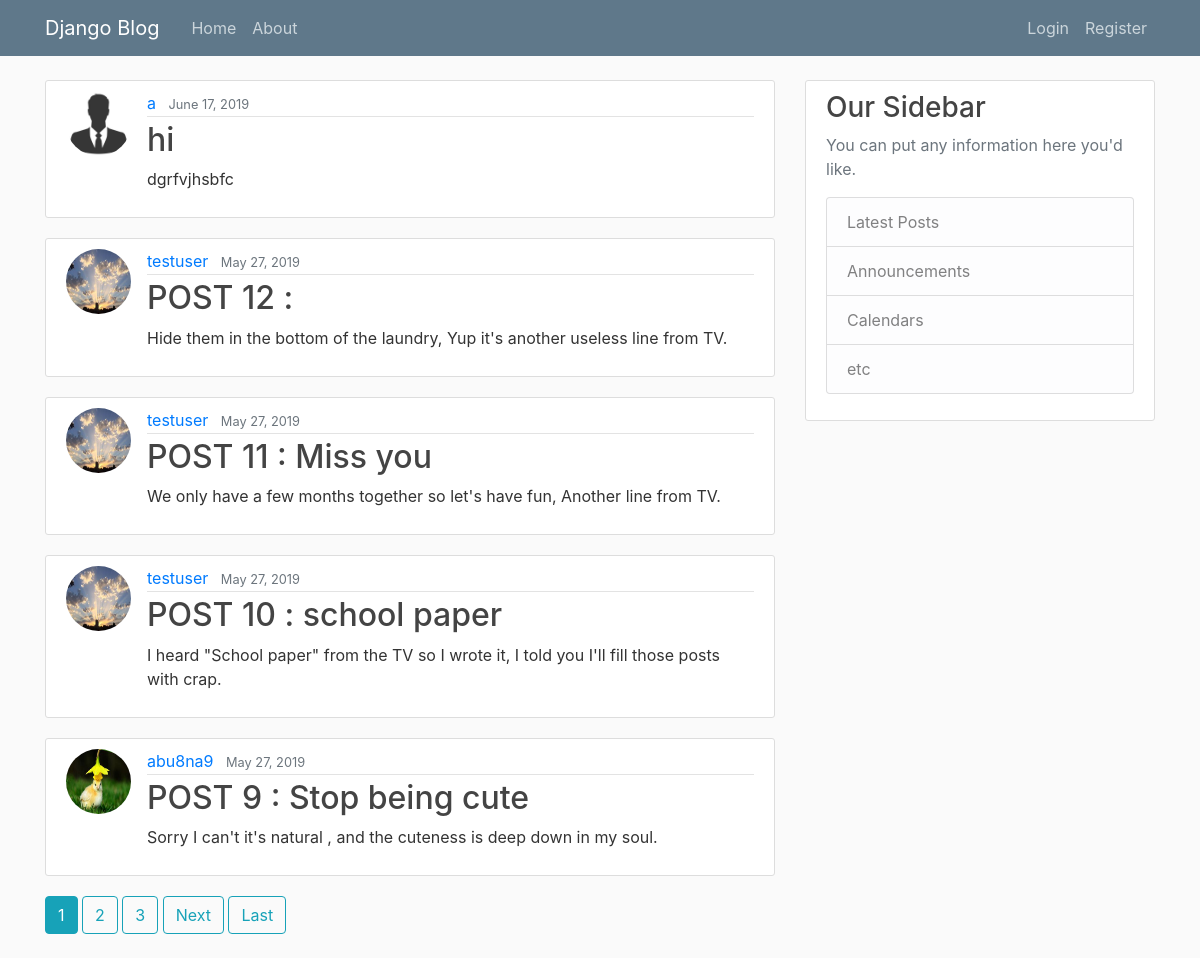
The page / on the database its author committed.
### blog/models.py (models this page shows, shortened)
class Post(models.Model):
    title = models.CharField(max_length=100)
    content = models.TextField()
    date_posted = models.DateTimeField(default=timezone.now)
    author = models.ForeignKey(User, on_delete=models.CASCADE)

### users/models.py (models this page shows, shortened)
class Profile(models.Model):
    user = models.OneToOneField(User, on_delete=models.CASCADE)
    image = models.ImageField(default='default.jpg', upload_to='profile_pics')

### blog/views.py (the view)
# urls.py: path('', PostListView.as_view(), name='blog-home'),
class PostListView(ListView):
    model = Post
    template_name = 'blog/home.html'
    context_object_name = 'posts'
    ordering = ['-date_posted']
    paginate_by = 5

### blog/templates/blog/home.html (shortened to what this page needs)
{% extends "blog/base.html" %}
{% block content %}
    {% for post in posts %}
        <article class="media content-section">
          <img class="rounded-circle article-img" src="{{ post.author.profile.image.url }}">
          <div class="media-body">
            <div class="article-metadata">
              <a class="mr-2" href="{% url 'user-posts' post.author.username %}">{{ post.author }}</a>
              <small class="text-muted">{{ post.date_posted|date:"F d, Y" }}</small>
            </div>
            <h2><a class="article-title" href="{% url 'post-detail' post.id %}">{{ post.title }}</a></h2>
            <p class="article-content">{{ post.content }}</p>
          </div>
        </article>
    {% endfor %}
    {% if is_paginated %}
        {% for num in page_obj.paginator.page_range %}
            {% if page_obj.number == num %}
                <a class="btn btn-info mb-4" href="?page={{ num }}">{{ num }}</a>
            {% elif num > page_obj.number|add:'-3' and num < page_obj.number|add:'3' %}
                <a class="btn btn-outline-info mb-4" href="?page={{ num }}">{{ num }}</a>
            {% endif %}
        {% endfor %}
        {% if page_obj.has_next %}
            <a class="btn btn-outline-info mb-4" href="?page={{ page_obj.next_page_number }}">Next</a>
            <a class="btn btn-outline-info mb-4" href="?page={{ page_obj.paginator.num_pages }}">Last</a>
        {% endif %}
    {% endif %}
{% endblock content %}

### blog/templates/blog/base.html (shortened to what this page needs)
{% load static %}
<!DOCTYPE html>
<html>
<head>
    <link rel="stylesheet" href="https://maxcdn.bootstrapcdn.com/bootstrap/4.0.0/css/bootstrap.min.css">
    <link rel="stylesheet" type="text/css" href="{% static 'blog/main.css' %}">
</head>
<body>
    <header class="site-header">
      <nav class="navbar navbar-expand-md navbar-dark bg-steel fixed-top">
        <div class="container">
          <a class="navbar-brand mr-4" href="{% url 'blog-home' %}">Django Blog</a>
          <div class="collapse navbar-collapse" id="navbarToggle">
            <div class="navbar-nav mr-auto">
              <a class="nav-item nav-link" href="{% url 'blog-home' %}">Home</a>
              <a class="nav-item nav-link" href="{% url 'blog-about' %}">About</a>
            </div>
            <div class="navbar-nav">
                {% if user.is_authenticated %}
                    <a class="nav-item nav-link" href="{% url 'post-create' %}">New Post</a>
                    <a class="nav-item nav-link" href="{% url 'profile' %}">Profile</a>
                    <a class="nav-item nav-link" href="{% url 'logout' %}">Logout</a>
                {% else %}
                  <a class="nav-item nav-link" href="{% url 'login' %}">Login</a>
                  <a class="nav-item nav-link" href="{% url 'register' %}">Register</a>
                {% endif %}
            </div>
          </div>
        </div>
      </nav>
    </header>
    <main role="main" class="container">
      <div class="row">
        <div class="col-md-8">
            {% block content %}{% endblock %}
        </div>
        <div class="col-md-4">
          <div class="content-section">
            <h3>Our Sidebar</h3>
            <p class='text-muted'>You can put any information here you'd like.
              <ul class="list-group">
                <li class="list-group-item list-group-item-light">Latest Posts</li>
                <li class="list-group-item list-group-item-light">Announcements</li>
                <li class="list-group-item list-group-item-light">Calendars</li>
                <li class="list-group-item list-group-item-light">etc</li>
              </ul>
            </p>
          </div>
        </div>
      </div>
    </main>
</body>
</html>

### blog/static/blog/main.css (style rules this page uses)
body { background: #fafafa; color: #333333; margin-top: 5rem; }
h1, h2, h3, h4, h5, h6 { color: #444444; }
ul { margin: 0; }
.bg-steel { background-color: #5f788a; }
.site-header .navbar-nav .nav-link { color: #cbd5db; }
.content-section { background: #ffffff; padding: 10px 20px; border: 1px solid #dddddd; border-radius: 3px; margin-bottom: 20px; }
.article-title { color: #444444; }
.article-content { white-space: pre-line; }
.article-img { height: 65px; width: 65px; margin-right: 16px; }
.article-metadata { padding-bottom: 1px; margin-bottom: 4px; border-bottom: 1px solid #e3e3e3 }

### rows shown on the page
Post: author.profile.image (placeholder picture), author "a", date_posted "June 17, 2019", title "hi", content "dgrfvjhsbfc"
Post: author.profile.image (picture), author "testuser", date_posted "May 27, 2019", title "POST 12 :", content "Hide them in the bottom of the laundry, Yup it's another useless line from TV."
Post: author.profile.image (picture), author "testuser", date_posted "May 27, 2019", title "POST 11 : Miss you", content "We only have a few months together so let's have fun, Another line from TV."
Post: author.profile.image (picture), author "testuser", date_posted "May 27, 2019", title "POST 10 : school paper", content "I heard \"School paper\" from the TV so I wrote it, I told you I'll fill those posts with crap."
Post: author.profile.image (picture), author "abu8na9", date_posted "May 27, 2019", title "POST 9 : Stop being cute", content "Sorry I can't it's natural , and the cuteness is deep down in my soul."

### other values the page prints
{{ num }} "1"
{{ num }} "2" "3"
